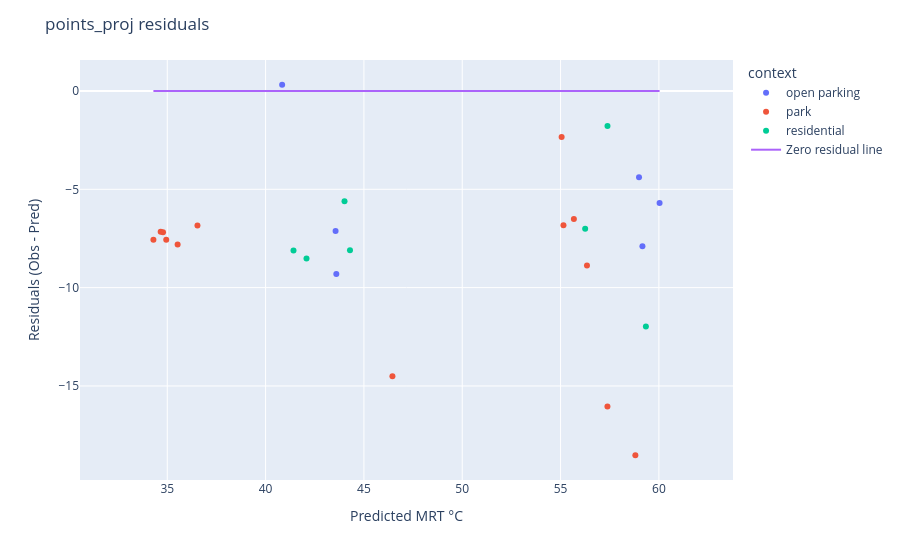

Notebook cell for this chart:
### Code cell
# Scatter
fig = px.scatter(
    points_proj,
    x=pred,
    y=residuals,
    color="context",
    hover_data=["TG", "TA","wind_mean", "condition", "Instrument", "tg_corr", "MRT"],
)

# 1:1 line
fig.add_scatter(
    x=[pred.min(), pred.max()],
    y=[0, 0],
    mode="lines",
    name="Zero residual line"
)

fig.update_layout(
    xaxis_title="Predicted MRT °C",
    yaxis_title="Residuals (Obs - Pred)",
    title="points_proj residuals"
)

fig.update_yaxes(scaleanchor="x", scaleratio=1)

fig.show()

### Figure 1 — Plotly figure (JSON) as saved in the notebook; plotly's stock layout.template omitted (floating-point values rounded to 4 significant figures)
{"data": [{"customdata": [[31.6, 29.3, 0.47, "SHADOW", "T2 - TM-188D TENMARS ", 31.6, 36.44], [32.6, 28.7, 0.45, "SHADOW", "T1 - Sper Scientific 800036 ", 30.51, 34.29], [38.7, 30.1, 0.45, "SUN", "T2 - TM-188D TENMARS ", 38.7, 54.33], [42.2, 28.9, 0.46, "SUN", "T1 - Sper Scientific 800036 ", 36.65, 51.27], [33, 28.9, 0.45, "SHADOW", "T2 - TM-188D TENMARS ", 33, 41.16], [39.4, 32.4, 0.61, "SUN", "T2 - TM-188D TENMARS ", 39.4, 54.61]], "hovertemplate": "context=open parking<br>MRT_predicted=%{x}<br>y=%{y}<br>TG=%{customdata[0]}<br>TA=%{customdata[1]}<br>wind_mean=%{customdata[2]}<br>condition=%{customdata[3]}<br>Instrument=%{customdata[4]}<br>tg_corr=%{customdata[5]}<br>MRT=%{customdata[6]}<extra></extra>", "legendgroup": "open parking", "marker": {"color": "#636efa", "symbol": "circle"}, "mode": "markers", "name": "open parking", "orientation": "v", "showlegend": true, "type": "scatter", "x": [43.56, 43.6, 60.04, 59.16, 40.84, 58.99], "xaxis": "x", "y": [-7.119, -9.309, -5.701, -7.896, 0.3164, -4.385], "yaxis": "y"}, {"customdata": [[38, 30.7, 0.43, "SUN", "T1 - Sper Scientific 800036 ", 33.96, 40.28], [40.9, 33, 0.45, "SUN", "T1 - Sper Scientific 800036 ", 35.82, 41.34], [42.7, 30.2, 0.37, "SUN", "T1 - Sper Scientific 800036 ", 36.97, 48.32], [39.6, 29.2, 0.69, "SUN", "T1 - Sper Scientific 800036 ", 34.99, 49.16], [46.8, 34.6, 0.34, "SUN", "T1 - Sper Scientific 800036 ", 39.59, 47.47], [34.8, 31.9, 0.26, "SHADOW", "T1 - Sper Scientific 800036 ", 31.92, 31.95], [31.8, 30.3, 0.13, "SHADOW", "T1 - Sper Scientific 800036 ", 30.0, 29.7], [30, 30.6, 0.06, "SHADOW", "T1 - Sper Scientific 800036 ", 28.85, 27.72], [29.3, 30.8, 0.03, "SHADOW", "T1 - Sper Scientific 800036 ", 28.4, 27.38], [28.9, 30.6, 0.01, "SHADOW", "T1 - Sper Scientific 800036 ", 28.15, 27.6], [29.6, 30, 0.08, "SHADOW", "T1 - Sper Scientific 800036 ", 28.6, 27.51], [29.7, 30.1, 0.2, "SHADOW", "T1 - Sper Scientific 800036 ", 28.66, 26.73], [39.4, 30.1, 0.3, "SUN", "T2 - TM-188D TENMARS ", 39.4, 52.72]], "hovertemplate": "context=park<br>MRT_predicted=%{x}<br>y=%{y}<br>TG=%{customdata[0]}<br>TA=%{customdata[1]}<br>wind_mean=%{customdata[2]}<br>condition=%{customdata[3]}<br>Instrument=%{customdata[4]}<br>tg_corr=%{customdata[5]}<br>MRT=%{customdata[6]}<extra></extra>", "legendgroup": "park", "marker": {"color": "#EF553B", "symbol": "circle"}, "mode": "markers", "name": "park", "orientation": "v", "showlegend": true, "type": "scatter", "x": [58.8, 57.38, 55.15, 55.68, 56.34, 46.45, 36.54, 35.53, 34.95, 34.78, 34.67, 34.3, 55.05], "xaxis": "x", "y": [-18.52, -16.04, -6.832, -6.515, -8.873, -14.5, -6.837, -7.808, -7.572, -7.18, -7.154, -7.569, -2.339], "yaxis": "y"}, {"customdata": [[34.4, 32.4, 0.45, "SHADOW", "T2 - TM-188D TENMARS ", 34.4, 38.41], [38.6, 34, 0.46, "SUN", "T2 - TM-188D TENMARS ", 38.6, 47.36], [32.5, 30.4, 0.35, "SHADOW", "T2 - TM-188D TENMARS ", 32.5, 36.19], [41.1, 31.5, 0.34, "SUN", "T2 - TM-188D TENMARS ", 41.1, 55.6], [32.5, 31.3, 0.07, "SHADOW", "T2 - TM-188D TENMARS ", 32.5, 33.31], [43.7, 33.5, 0.06, "SUN", "T2 - TM-188D TENMARS ", 43.7, 49.24], [33.1, 30.9, 0.01, "SHADOW", "T2 - TM-188D TENMARS ", 33.1, 33.56]], "hovertemplate": "context=residential<br>MRT_predicted=%{x}<br>y=%{y}<br>TG=%{customdata[0]}<br>TA=%{customdata[1]}<br>wind_mean=%{customdata[2]}<br>condition=%{customdata[3]}<br>Instrument=%{customdata[4]}<br>tg_corr=%{customdata[5]}<br>MRT=%{customdata[6]}<extra></extra>", "legendgroup": "residential", "marker": {"color": "#00cc96", "symbol": "circle"}, "mode": "markers", "name": "residential", "orientation": "v", "showlegend": true, "type": "scatter", "x": [44.01, 59.34, 44.29, 57.39, 41.42, 56.25, 42.08], "xaxis": "x", "y": [-5.607, -11.97, -8.101, -1.785, -8.106, -7.01, -8.518], "yaxis": "y"}, {"mode": "lines", "name": "Zero residual line", "type": "scatter", "x": [34.3, 60.04], "y": [0, 0]}], "layout": {"legend": {"title": {"text": "context"}, "tracegroupgap": 0}, "margin": {"t": 60}, "title": {"text": "points_proj residuals"}, "xaxis": {"anchor": "y", "domain": [0, 1], "title": {"text": "Predicted MRT °C"}}, "yaxis": {"anchor": "x", "domain": [0, 1], "scaleanchor": "x", "scaleratio": 1, "title": {"text": "Residuals (Obs - Pred)"}}}}
